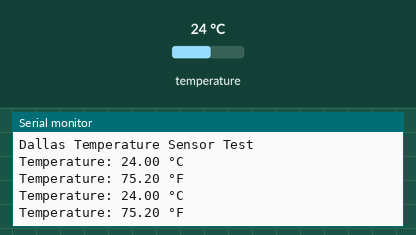
This sketch was run on a simulated Arduino Uno, built with avr-gcc and run on an emulated ATmega328P. On the bench: the last lines printed to the serial monitor. Inputs (shaded band) come from the test bench; at power-on: temperature 24 °C.

Above: at 3.3 s.
3.4 s: temperature set to 12 °C
At 4.7 s:
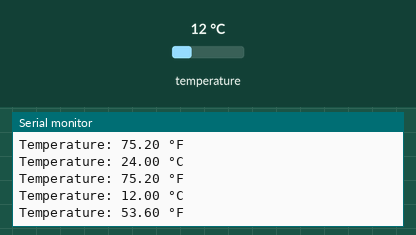
5.9 s: temperature set to 19 °C
At 7.2 s:
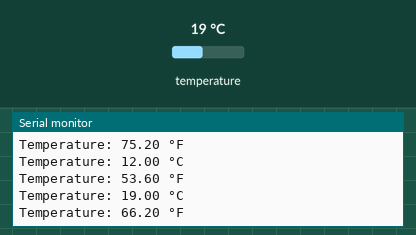
Timing chart, 0 to 8.9 s (numbered marks = the images above; inputs shaded):
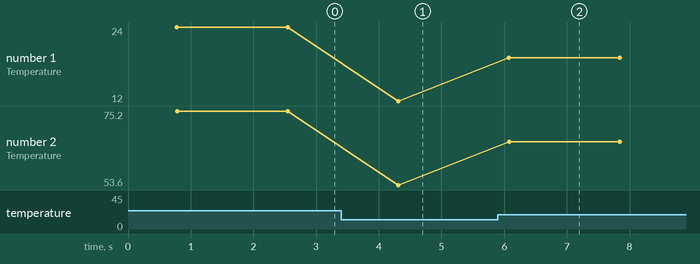

Measured:
- after the input at 3.4 s, the serial monitor: prints a new line after 0.91 s (image 1)
- after the input at 5.9 s, the serial monitor: prints a new line after 0.18 s (image 2)
- plotted number 1: 24 → 12 after the input at 3.4 s, 12 → 19 after the input at 5.9 s
- plotted number 2: 75.2 → 53.6 after the input at 3.4 s, 53.6 → 66.2 after the input at 5.9 s

The sketch:

tempesp.ino
```cpp
#include <OneWire.h>
#include <DallasTemperature.h>


#define ONE_WIRE_BUS 2


OneWire oneWire(ONE_WIRE_BUS);


DallasTemperature sensors(&oneWire);

void setup() {


  Serial.begin(115200);
  Serial.println("Dallas Temperature Sensor Test");


  sensors.begin();
}

void loop() {

  sensors.requestTemperatures();


  float temperatureC = sensors.getTempCByIndex(0);
  Serial.print("Temperature: ");
  Serial.print(temperatureC);
  Serial.println(" °C");


  float temperatureF = sensors.toFahrenheit(temperatureC);
  Serial.print("Temperature: ");
  Serial.print(temperatureF);
  Serial.println(" °F");


  delay(1000);
}
```
